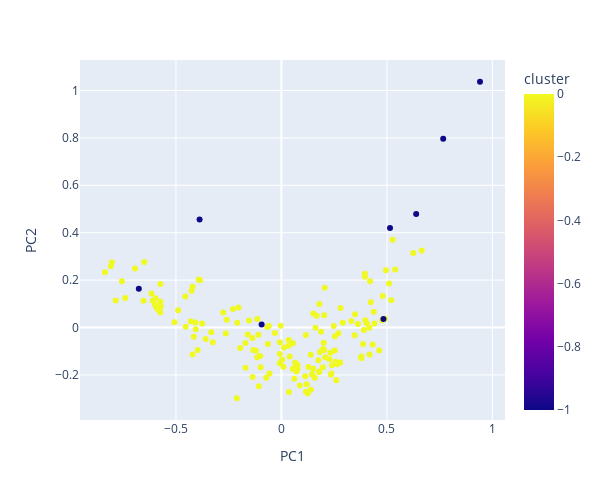

The notebook cell this image was saved under:
### Code cell
df_pca['country'] = countries
compponents, df_pca = apply_dbscan(df_pca, eps = 0.2, min_samples = 6)
cl_perc =  df_pca.groupby('cluster').count()
cl_perc['perc']  = 100 * df_pca.groupby('cluster').count().country / 167
cl_perc
scatter_plot_data(df_pca, ['PC1', 'PC2'], countries)

### Figure 1 — Plotly figure (JSON) as saved in the notebook; plotly's stock layout.template omitted (floating-point values rounded to 4 significant figures; data arrays with more than 128 entries replaced by an {"elided": "..."} marker saying what was removed)
{"data": [{"hovertemplate": "<b>%{hovertext}</b><br><br>PC1=%{x}<br>PC2=%{y}<br>cluster=%{marker.color}<extra></extra>", "hovertext": {"elided": "167 str values"}, "legendgroup": "", "marker": {"color": {"elided": "167 int values"}, "coloraxis": "coloraxis", "symbol": "circle"}, "mode": "markers", "name": "", "orientation": "v", "showlegend": false, "type": "scatter", "x": {"elided": "167 float values"}, "xaxis": "x", "y": {"elided": "167 float values"}, "yaxis": "y"}], "layout": {"coloraxis": {"colorbar": {"title": {"text": "cluster"}}, "colorscale": [[0, "#0d0887"], [0.1111, "#46039f"], [0.2222, "#7201a8"], [0.3333, "#9c179e"], [0.4444, "#bd3786"], [0.5556, "#d8576b"], [0.6667, "#ed7953"], [0.7778, "#fb9f3a"], [0.8889, "#fdca26"], [1, "#f0f921"]]}, "height": 500, "legend": {"tracegroupgap": 0}, "margin": {"t": 60}, "width": 600, "xaxis": {"anchor": "y", "domain": [0, 1], "title": {"text": "PC1"}}, "yaxis": {"anchor": "x", "domain": [0, 1], "title": {"text": "PC2"}}}}
